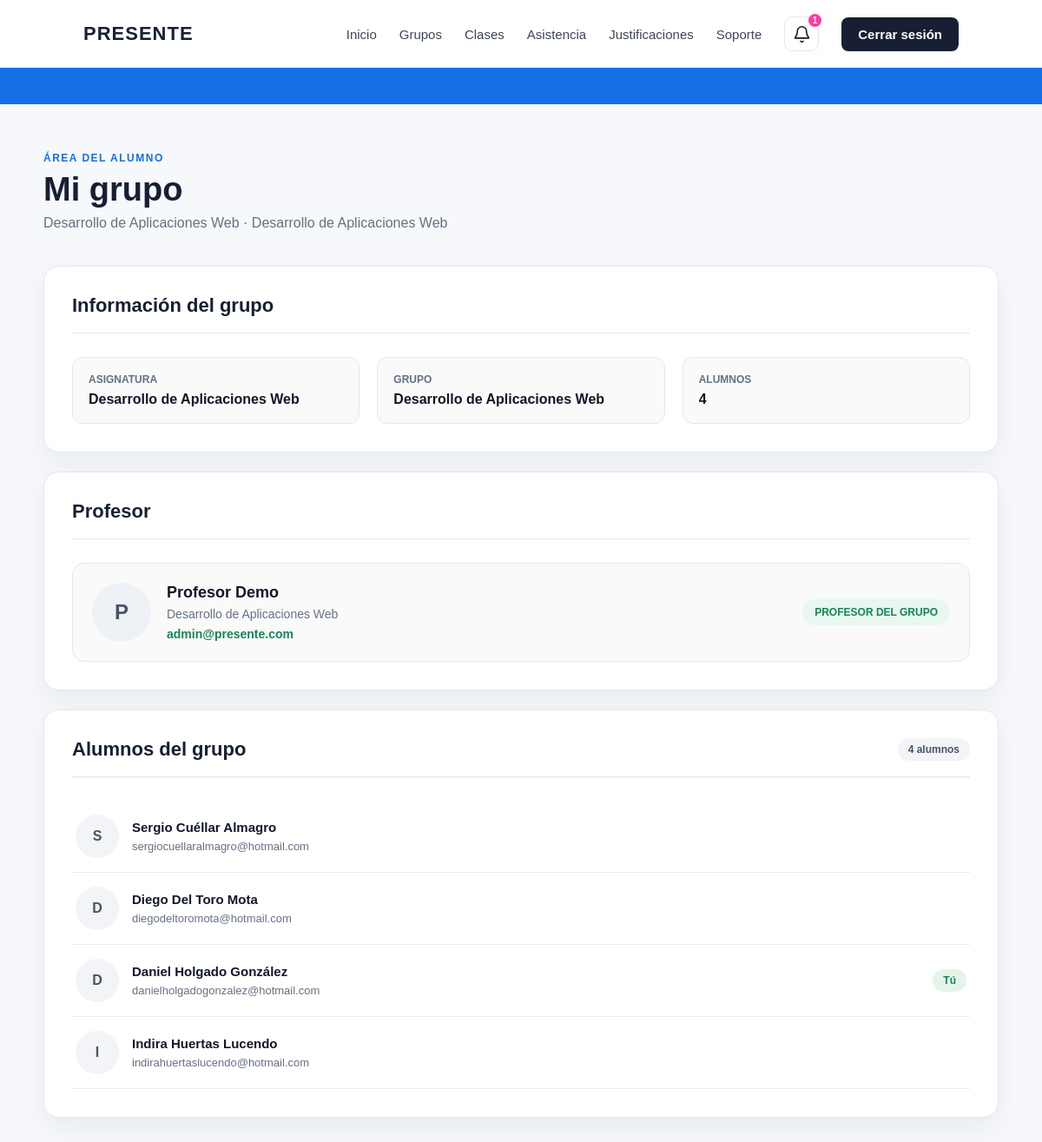
Screenshot of /alumno/grupo/ (signed in) with the database file from the repository.
### asistencia/models.py (models this page shows, shortened)
class Grupo(models.Model):
    nombre = models.CharField(
        max_length=100
    )
    asignatura = models.CharField(
        max_length=150
    )
    profesor = models.ForeignKey(
        Profesor,
        on_delete=models.CASCADE
    )

class Profesor(models.Model):
    nombre = models.CharField(
        max_length=100
    )
    apellidos = models.CharField(
        max_length=150
    )
    email = models.EmailField(
        unique=True
    )
    foto = models.ImageField(
        upload_to='profesores/',
        blank=True,
        null=True
    )

class Alumno(models.Model):
    nombre = models.CharField(
        max_length=100
    )
    apellidos = models.CharField(
        max_length=150
    )
    carrera = models.CharField(
        max_length=150
    )
    curso = models.CharField(
        max_length=50
    )
    email = models.EmailField(
        unique=True
    )
    password = models.CharField(
        max_length=128
    )
    foto = models.ImageField(
        upload_to='alumnos/',
        blank=True,
        null=True
    )
    grupo = models.ForeignKey(
        Grupo,
        on_delete=models.CASCADE
    )

### asistencia/views.py (the view)
def grupo_alumno(request):
    alumno_id = request.session.get(
        'alumno_id'
    )
    if not alumno_id:
        return redirect('seleccionar_login')
    alumno = get_object_or_404(
        Alumno,
        id=alumno_id
    )
    grupo = alumno.grupo
    if not grupo:
        messages.error(
            request,
            'Actualmente no perteneces a ningún grupo.'
        )
        return redirect('panel_alumno')
    profesor = grupo.profesor
    alumnos = Alumno.objects.filter(
        grupo=grupo
    ).order_by(
        'apellidos',
        'nombre'
    )
    return render(
        request,
        'asistencia/grupo_alumno.html',
        {
            'alumno': alumno,
            'grupo': grupo,
            'profesor': profesor,
            'alumnos': alumnos,
        }
    )

### asistencia/context_processors.py (called while the page is built)
def notificaciones_profesor(request):
    profesor_id = request.session.get("profesor_id")
    if not profesor_id:
        return {
            "justificaciones_pendientes": 0
        }
    justificaciones_pendientes = (
        Justificacion.objects
        .filter(
            estado="pendiente",
            asistencia__clase__grupo__profesor_id=profesor_id
        )
        .count()
    )
    return {
        "justificaciones_pendientes": justificaciones_pendientes
    }

### asistencia/templates/asistencia/grupo_alumno.html (shortened to what this page needs)
{% extends 'asistencia/base.html' %}
{% block content %}
<section class="panel-usuario">
    <div class="panel-contenedor" style="max-width:1100px;">
        <div class="panel-cabecera">
            <div>
                <p class="panel-etiqueta">
                    ÁREA DEL ALUMNO
                </p>
                <h1>
                    Mi grupo
                </h1>
                <p class="panel-subtitulo">
                    {{ grupo.asignatura }}
                    ·
                    {{ grupo.nombre }}
                </p>
            </div>
        </div>
        <div
            class="panel-tarjeta"
            style="margin-bottom:22px;"
        >
            <div class="panel-tarjeta-titulo">
                <h2>
                    Información del grupo
                </h2>
            </div>
            <div style="
                display:grid;
                grid-template-columns:repeat(auto-fit, minmax(220px, 1fr));
                gap:20px;
                margin-top:22px;
            ">
                <div style="
                    padding:18px;
                    border:1px solid #e5e7eb;
                    border-radius:12px;
                    background:#fafafa;
                ">
                    <p style="
                        margin:0 0 7px 0;
                        font-size:12px;
                        font-weight:700;
                        color:#667085;
                    ">
                        ASIGNATURA
                    </p>
                    <strong style="
                        font-size:16px;
                        color:#101828;
                    ">
                        {{ grupo.asignatura }}
                    </strong>
                </div>
                <div style="
                    padding:18px;
                    border:1px solid #e5e7eb;
                    border-radius:12px;
                    background:#fafafa;
                ">
                    <p style="
                        margin:0 0 7px 0;
                        font-size:12px;
                        font-weight:700;
                        color:#667085;
                    ">
                        GRUPO
                    </p>
                    <strong style="
                        font-size:16px;
                        color:#101828;
                    ">
                        {{ grupo.nombre }}
                    </strong>
                </div>
                <div style="
                    padding:18px;
                    border:1px solid #e5e7eb;
                    border-radius:12px;
                    background:#fafafa;
                ">
                    <p style="
                        margin:0 0 7px 0;
                        font-size:12px;
                        font-weight:700;
                        color:#667085;
                    ">
                        ALUMNOS
                    </p>
                    <strong style="
                        font-size:16px;
                        color:#101828;
                    ">
                        {{ alumnos|length }}
                    </strong>
                </div>
            </div>
        </div>
        <div
            class="panel-tarjeta"
            style="margin-bottom:22px;"
        >
            <div class="panel-tarjeta-titulo">
                <h2>
                    Profesor
                </h2>
            </div>
            <div style="
                display:flex;
                align-items:center;
                justify-content:space-between;
                flex-wrap:wrap;
                gap:20px;
                margin-top:22px;
                padding:22px;
                border:1px solid #e5e7eb;
                border-radius:14px;
                background:#fafafa;
            ">
                <div style="
                    display:flex;
                    align-items:center;
                    gap:18px;
                ">
                    <div style="
                        width:68px;
                        height:68px;
                        border-radius:50%;
                        background:#eef2f6;
                        display:flex;
                        align-items:center;
                        justify-content:center;
                        color:#475467;
                        font-size:24px;
                        font-weight:700;
                        flex-shrink:0;
                    ">
                        {{ profesor.nombre|first }}
                    </div>
                    <div>
                        <h3 style="
                            margin:0 0 6px 0;
                            font-size:18px;
                            color:#101828;
                        ">
                            {{ profesor.nombre }}
                            {{ profesor.apellidos }}
                        </h3>
                        <p style="
                            margin:0 0 6px 0;
                            color:#667085;
                            font-size:14px;
                        ">
                            {{ grupo.asignatura }}
                        </p>
                        <a
                            href="mailto:{{ profesor.email }}"
                            style="
                                color:#168653;
                                text-decoration:none;
                                font-weight:600;
                                font-size:14px;
                            "
                        >
                            {{ profesor.email }}
                        </a>
                    </div>
                </div>
                <div style="
                    padding:8px 14px;
                    border-radius:999px;
                    background:#e8f7ef;
                    color:#168653;
                    font-size:12px;
                    font-weight:700;
                ">
                    PROFESOR DEL GRUPO
                </div>
            </div>
        </div>
        <div class="panel-tarjeta">
            <div
                class="panel-tarjeta-titulo"
                style="
                    display:flex;
                    align-items:center;
                    justify-content:space-between;
                    gap:15px;
                    flex-wrap:wrap;
                "
            >
                <h2>
                    Alumnos del grupo
                </h2>
                <span style="
                    padding:6px 12px;
                    border-radius:999px;
                    background:#f2f4f7;
                    color:#475467;
                    font-size:12px;
                    font-weight:700;
                ">
                    {{ alumnos|length }} alumnos
                </span>
            </div>
            <div style="margin-top:18px;">
                {% for companero in alumnos %}
                    <div style="
                        display:flex;
                        align-items:center;
                        justify-content:space-between;
                        gap:20px;
                        padding:16px 4px;
                        border-bottom:1px solid #eaecf0;
                    ">
                        <div style="
                            display:flex;
                            align-items:center;
                            gap:15px;
                            min-width:0;
                        ">
                            {% if companero.foto %}
                                <img
                                    src="{{ companero.foto.url }}"
                                    alt="Foto de {{ companero.nombre }}"
                                    style="
                                        width:50px;
                                        height:50px;
                                        border-radius:50%;
                                        object-fit:cover;
                                        border:2px solid #f2f4f7;
                                        flex-shrink:0;
                                    "
                                >
                            {% else %}
                                <div style="
                                    width:50px;
                                    height:50px;
                                    border-radius:50%;
                                    background:#f2f4f7;
                                    display:flex;
                                    align-items:center;
                                    justify-content:center;
                                    color:#475467;
                                    font-weight:700;
                                    flex-shrink:0;
                                ">
                                    {{ companero.nombre|first }}
                                </div>
                            {% endif %}
                            <div style="min-width:0;">
                                <strong style="
                                    display:block;
                                    margin-bottom:4px;
                                    color:#101828;
                                    font-size:15px;
                                ">
                                    {{ companero.nombre }}
                                    {{ companero.apellidos }}
                                </strong>
                                <span style="
                                    color:#667085;
                                    font-size:13px;
                                    word-break:break-word;
                                ">
                                    {{ companero.email }}
                                </span>
                            </div>
                        </div>
                        {% if companero.id == alumno.id %}
                            <span style="
                                padding:6px 12px;
                                border-radius:999px;
                                background:#e3f5e9;
                                color:#168653;
                                font-size:12px;
                                font-weight:700;
                                flex-shrink:0;
                            ">
                                Tú
                            </span>
                        {% endif %}
                    </div>
                {% endfor %}
            </div>
        </div>
    </div>
</section>
{% endblock %}

### asistencia/static/asistencia/css/style.css (style rules this page uses)
* { margin: 0; padding: 0; box-sizing: border-box; }
html { width: 100%; overflow-x: hidden; }
body { width: 100%; min-height: 100vh; font-family: 'Poppins', sans-serif; background-color: #f6f8fb; color: #172033; overflow-x: hidden; }
.panel-usuario { min-height: calc(100vh - 120px); padding: 55px 25px 80px; }
.panel-contenedor { width: 100%; max-width: 1100px; margin: 0 auto; }
.panel-cabecera { display: flex; justify-content: space-between; align-items: center; gap: 30px; margin-bottom: 40px; }
.panel-etiqueta { margin-bottom: 8px; color: #156FE7; font-size: 12px; font-weight: 700; letter-spacing: 1.5px; }
.panel-cabecera h1 { margin-bottom: 8px; font-size: 38px; font-weight: 800; color: #172033; }
.panel-subtitulo { color: #667085; font-size: 16px; }
.panel-tarjeta { padding: 32px; background-color: #ffffff; border: 1px solid #e5e7eb; border-radius: 18px; box-shadow: 0 12px 32px rgba(23, 32, 51, 0.06); }
.panel-tarjeta-titulo { margin-bottom: 27px; padding-bottom: 18px; border-bottom: 1px solid #e5e7eb; }
.panel-tarjeta-titulo h2 { font-size: 22px; color: #172033; }

### rows the page displays
Grupo: asignatura "Desarrollo de Aplicaciones Web", nombre "Desarrollo de Aplicaciones Web"
Profesor: nombre|first "P", nombre "Profesor", apellidos "Demo", email "admin@presente.com"
Alumno: nombre|first "S", nombre "Sergio", apellidos "Cuéllar Almagro", email "sergiocuellaralmagro@hotmail.com"
Alumno: nombre|first "D", nombre "Diego", apellidos "Del Toro Mota", email "diegodeltoromota@hotmail.com"
Alumno: nombre|first "D", nombre "Daniel", apellidos "Holgado González", email "danielholgadogonzalez@hotmail.com", shows "Tú"
Alumno: nombre|first "I", nombre "Indira", apellidos "Huertas Lucendo", email "indirahuertaslucendo@hotmail.com"

### other values shown
{{ justificaciones_pendientes }} "1"
{{ alumnos|length }} "4"
